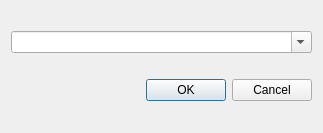
<?xml version="1.0" encoding="UTF-8"?>
<ui version="4.0">
 <class>Dialog</class>
 <widget class="QDialog" name="Dialog">
  <property name="geometry">
   <rect>
    <x>0</x>
    <y>0</y>
    <width>323</width>
    <height>133</height>
   </rect>
  </property>
  <property name="windowTitle">
   <string>Dialog</string>
  </property>
  <layout class="QVBoxLayout" name="verticalLayout">
   <item>
    <layout class="QVBoxLayout" name="verticalLayout_2">
     <item>
      <widget class="QComboBox" name="comboBox">
       <property name="editable">
        <bool>true</bool>
       </property>
      </widget>
     </item>
    </layout>
   </item>
   <item>
    <widget class="QDialogButtonBox" name="buttonBox">
     <property name="orientation">
      <enum>Qt::Horizontal</enum>
     </property>
     <property name="standardButtons">
      <set>QDialogButtonBox::Cancel|QDialogButtonBox::Ok</set>
     </property>
    </widget>
   </item>
  </layout>
 </widget>
 <resources/>
 <connections>
  <connection>
   <sender>buttonBox</sender>
   <signal>accepted()</signal>
   <receiver>Dialog</receiver>
   <slot>accept()</slot>
   <hints>
    <hint type="sourcelabel">
     <x>248</x>
     <y>254</y>
    </hint>
    <hint type="destinationlabel">
     <x>157</x>
     <y>274</y>
    </hint>
   </hints>
  </connection>
  <connection>
   <sender>buttonBox</sender>
   <signal>rejected()</signal>
   <receiver>Dialog</receiver>
   <slot>reject()</slot>
   <hints>
    <hint type="sourcelabel">
     <x>316</x>
     <y>260</y>
    </hint>
    <hint type="destinationlabel">
     <x>286</x>
     <y>274</y>
    </hint>
   </hints>
  </connection>
 </connections>
</ui>
